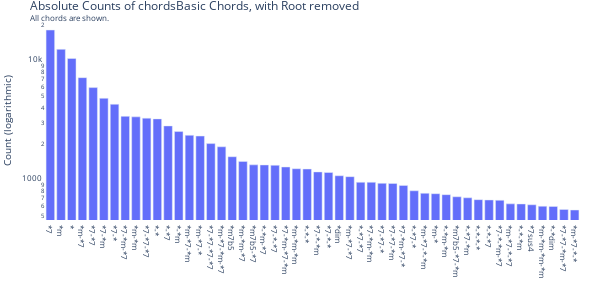

The code cell stored with this chart in its notebook:
### Code cell
df_noroot.sort_values(by=['count'], ascending=False, inplace=True)
df_noroot_top = df_noroot.head(topn)

if len(df_noroot_top) > topn:
    text = f'Only the top {topn} chords are shown.'
else:
    text = f'All chords are shown.'


fig = px.bar(df_noroot_top,
             x='chord',
             y='count',
             log_y=True,
             width=600, height=300,
             )
fig.update_layout(
    barmode='stack',
    xaxis={'categoryorder':'total descending'},
    title={'text': f"Absolute Counts of {chords_preprocess} Chords, with Root removed<br><sup>{text}</sup>",
           'font': {'size': 12}
           },
    xaxis_title="",
    yaxis_title="Count (logarithmic)",
    margin=dict(l=0, r=20, t=20, b=20),
    font=dict(
        #family="Courier New, monospace",
        size=8,
        #color="RebeccaPurple"
    ),
    plot_bgcolor="white",
)
fig.show()

### Figure 1 — Plotly figure (JSON) as saved in the notebook; plotly's stock layout.template omitted (floating-point values rounded to 4 significant figures)
{"data": [{"alignmentgroup": "True", "hovertemplate": "chord=%{x}<br>count=%{y}<extra></extra>", "legendgroup": "", "marker": {"color": "#636efa", "pattern": {"shape": ""}}, "name": "", "offsetgroup": "", "orientation": "v", "showlegend": false, "textposition": "auto", "x": ["*7", "*m", "*", "*m-*7", "*7-*7", "*7-*m", "*7-*", "*7-*m-*7", "*m-*m", "*7-*7-*7", "*-*", "*-*7", "*-*m", "*m-*7-*m", "*m-*7-*", "*7-*7-*7-*7", "*m-*7-*m-*7", "*m7b5", "*m-*m-*7", "*m7b5-*7", "*-*m-*7", "*7-*-*7", "*7-*m-*7-*m", "*m-*m-*m", "*-*-*", "*7-*-*m", "*7-*-*", "*dim", "*m-*7-*7", "*-*7-*7", "*7-*m-*m", "*7-*7-*", "*7-*7-*m", "*7-*m-*7-*", "*-*7-*", "*m-*7-*-*m", "*m-*", "*-*m-*m", "*m7b5-*7-*m", "*-*7-*m", "*-*-*-*", "*-*-*7", "*7-*-*m-*7", "*m-*7-*-*7", "*-*-*m", "*7sus4", "*m-*m-*m-*m", "*-*dim", "*7-*7-*m-*7", "*m-*7-*-*"], "xaxis": "x", "y": [18045, 12413, 10403, 7183, 5928, 4818, 4295, 3399, 3366, 3284, 3236, 2825, 2533, 2357, 2323, 2008, 1887, 1557, 1423, 1331, 1328, 1320, 1277, 1235, 1228, 1161, 1148, 1078, 1059, 950, 950, 931, 929, 895, 806, 768, 762, 748, 718, 704, 679, 675, 671, 626, 625, 615, 598, 596, 562, 556], "yaxis": "y", "type": "bar"}], "layout": {"xaxis": {"anchor": "y", "domain": [0.0, 1.0], "title": {"text": ""}, "categoryorder": "total descending"}, "yaxis": {"anchor": "x", "domain": [0.0, 1.0], "title": {"text": "Count (logarithmic)"}, "type": "log"}, "legend": {"tracegroupgap": 0}, "margin": {"t": 20, "l": 0, "r": 20, "b": 20}, "barmode": "stack", "height": 300, "width": 600, "title": {"font": {"size": 12}, "text": "Absolute Counts of chordsBasic Chords, with Root removed<br><sup>All chords are shown.</sup>"}, "font": {"size": 8}, "plot_bgcolor": "white"}}
